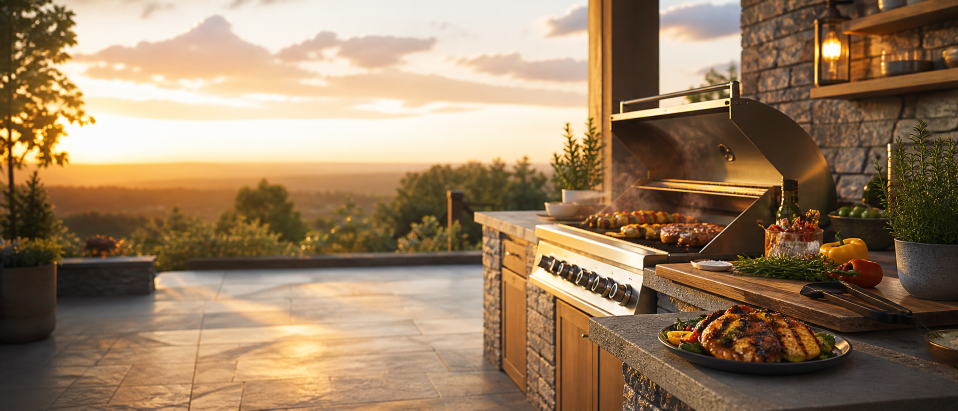
#> input picture hero-outdoor-kitchen.png, 1916 x 821 px (shown at 1/2 size); its folder holds 4 pictures in this run
$ python optimize_images.py .
#> lines starting #> are read from the running program, lines starting #| are printed output that depends on the picture
from __future__ import annotations

import argparse
import shutil
import zipfile
from pathlib import Path
from PIL import Image, ImageOps

SUPPORTED_EXTENSIONS = {".jpg", ".jpeg", ".png", ".webp"}


def ensure_rgb_for_jpeg(img: Image.Image) -> Image.Image:
    if img.mode in ("RGBA", "LA", "P"):
        background = Image.new("RGB", img.size, (255, 255, 255))
        alpha = img.convert("RGBA")
        background.paste(alpha, mask=alpha.split()[-1])
        return background
    if img.mode != "RGB":
        return img.convert("RGB")
    return img


def resize_image(img: Image.Image, max_size: tuple[int, int]) -> Image.Image:
    img = ImageOps.exif_transpose(img)
    resized = img.copy()
    resized.thumbnail(max_size, Image.Resampling.LANCZOS)
    return resized


def optimize_image(
    src_file: Path,
    src_root: Path,
    dst_root: Path,
    max_width: int,
    max_height: int,
    jpeg_quality: int,
    webp_quality: int,
    png_compress_level: int,
    keep_metadata: bool,
) -> tuple[float, float]:
#> called with max_width = 1400, max_height = 1400, jpeg_quality = 72, webp_quality = 70, png_compress_level = 9, keep_metadata = False
    relative_path = src_file.relative_to(src_root)
    dst_file = dst_root / relative_path
    dst_file.parent.mkdir(parents=True, exist_ok=True)

    with Image.open(src_file) as img:
#> img is the input picture: PIL image 1916x821 RGB; mean R, G, B 152.6, 126.3, 97.1
        original_format = (img.format or src_file.suffix.replace(".", "")).upper()
#> original_format = 'PNG'
        img = resize_image(img, (max_width, max_height))
#> in resize_image, `resized.thumbnail(max_size, Image.Resampling.LANCZOS)`:
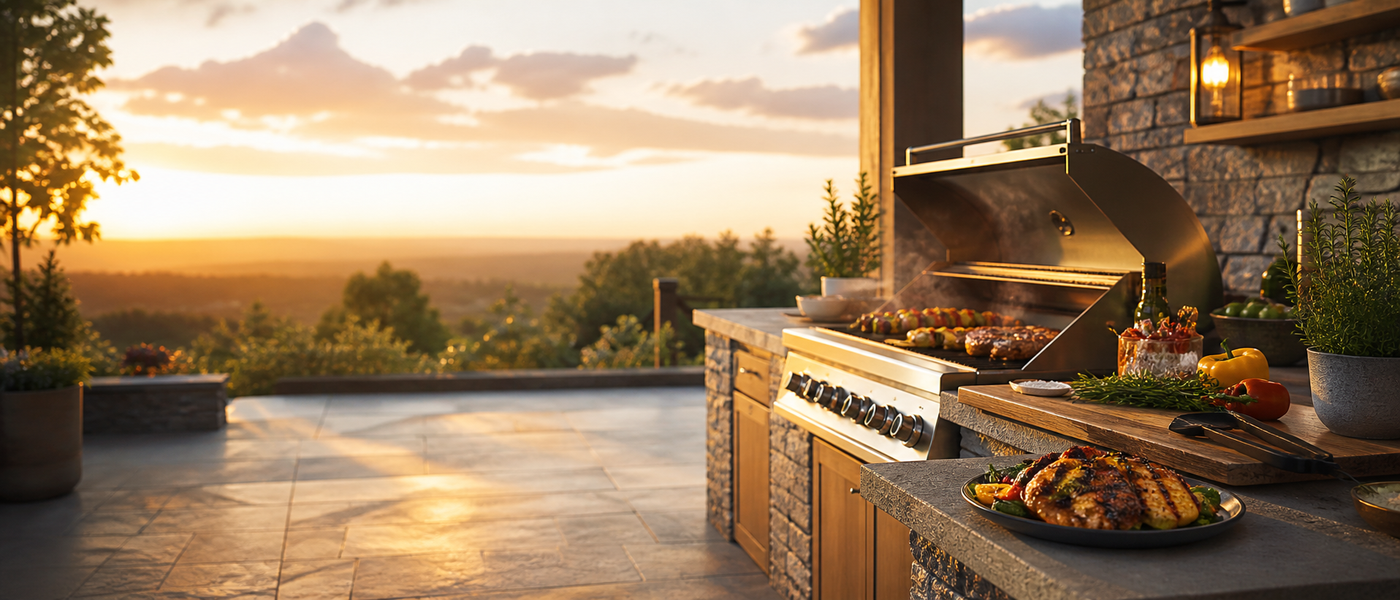
#> resized: PIL image 1400x600 RGB; mean R, G, B 152.6, 126.3, 97.1

        save_kwargs = {}
        if keep_metadata:
            exif = img.info.get("exif")
            if exif:
                save_kwargs["exif"] = exif

        ext = src_file.suffix.lower()

        if ext in {".jpg", ".jpeg"}:
            img = ensure_rgb_for_jpeg(img)
            img.save(
                dst_file,
                format="JPEG",
                quality=jpeg_quality,
                optimize=True,
                progressive=True,
                **save_kwargs,
            )

        elif ext == ".png":
            if img.mode not in ("RGB", "RGBA", "L", "LA", "P"):
                img = img.convert("RGBA")
            img.save(
                dst_file,
                format="PNG",
                optimize=True,
                compress_level=png_compress_level,
                **save_kwargs,
            )

        elif ext == ".webp":
            if img.mode not in ("RGB", "RGBA"):
                img = img.convert("RGBA" if "A" in img.mode else "RGB")
            img.save(
                dst_file,
                format="WEBP",
                quality=webp_quality,
                method=6,
                **save_kwargs,
            )

        else:
            img.save(dst_file, format=original_format, **save_kwargs)

    old_size_kb = src_file.stat().st_size / 1024
    new_size_kb = dst_file.stat().st_size / 1024
    return old_size_kb, new_size_kb


def create_zip_from_folder(folder: Path, zip_path: Path) -> None:
    with zipfile.ZipFile(zip_path, "w", compression=zipfile.ZIP_DEFLATED) as zf:
        for file_path in folder.rglob("*"):
            if file_path.is_file():
                zf.write(file_path, file_path.relative_to(folder))


def main() -> None:
    parser = argparse.ArgumentParser(
        description="Optimiert Bilder für Web und kann optional Originale überschreiben oder ZIP erstellen."
    )
    parser.add_argument("input_dir", help="Eingabeordner mit Bildern")
    parser.add_argument(
        "--output-dir",
        default=None,
        help="Ausgabeordner für optimierte Bilder. Standard: <input>_optimized",
    )
    parser.add_argument(
        "--overwrite",
        action="store_true",
        help="Optimierte Bilder am Ende in den Originalordner zurückkopieren",
    )
    parser.add_argument(
        "--backup",
        action="store_true",
        help="Vor dem Überschreiben eine Sicherung des Originalordners anlegen",
    )
    parser.add_argument(
        "--zip",
        action="store_true",
        help="Zusätzlich eine ZIP-Datei mit den optimierten Bildern erstellen",
    )
    parser.add_argument(
        "--zip-name",
        default=None,
        help="Name/Pfad der ZIP-Datei. Standard: <output_dir>.zip",
    )
    parser.add_argument("--max-width", type=int, default=1400)
    parser.add_argument("--max-height", type=int, default=1400)
    parser.add_argument("--jpeg-quality", type=int, default=72)
    parser.add_argument("--webp-quality", type=int, default=70)
    parser.add_argument("--png-compress-level", type=int, default=9)
    parser.add_argument(
        "--keep-metadata",
        action="store_true",
        help="EXIF-Metadaten behalten",
    )

    args = parser.parse_args()

    input_dir = Path(args.input_dir).resolve()
    if not input_dir.exists() or not input_dir.is_dir():
        raise SystemExit(f"Eingabeordner nicht gefunden: {input_dir}")

    output_dir = (
        Path(args.output_dir).resolve()
        if args.output_dir
        else input_dir.parent / f"{input_dir.name}_optimized"
    )

    files = [
        p for p in input_dir.rglob("*")
        if p.is_file() and p.suffix.lower() in SUPPORTED_EXTENSIONS
    ]

    if not files:
        raise SystemExit("Keine unterstützten Bilddateien gefunden.")

    print(f"Starte Optimierung von {len(files)} Bilddatei(en)...")
    print(f"Quelle: {input_dir}")
    print(f"Ziel:   {output_dir}")
    print("-" * 70)

    total_old = 0.0
    total_new = 0.0
    ok = 0
    failed = 0

    for file_path in files:
        rel = file_path.relative_to(input_dir)
        try:
            old_kb, new_kb = optimize_image(
                src_file=file_path,
                src_root=input_dir,
                dst_root=output_dir,
                max_width=args.max_width,
                max_height=args.max_height,
                jpeg_quality=args.jpeg_quality,
                webp_quality=args.webp_quality,
                png_compress_level=args.png_compress_level,
                keep_metadata=args.keep_metadata,
            )
            total_old += old_kb
            total_new += new_kb
            ok += 1
            print(f"[OK] {rel} | {old_kb:.1f} KB -> {new_kb:.1f} KB")
        except Exception as e:
            failed += 1
            print(f"[FEHLER] {rel}: {e}")

    print("-" * 70)
    print(f"Fertig. Erfolgreich: {ok}, Fehler: {failed}")
    print(f"Gesamt: {total_old/1024:.2f} MB -> {total_new/1024:.2f} MB")
    print(f"Ersparnis: {(total_old-total_new)/1024:.2f} MB")

    if args.overwrite:
        if args.backup:
            backup_dir = input_dir.parent / f"{input_dir.name}_backup"
            if backup_dir.exists():
                shutil.rmtree(backup_dir)
            shutil.copytree(input_dir, backup_dir)
            print(f"[BACKUP] Originalordner gesichert nach: {backup_dir}")

        for optimized_file in output_dir.rglob("*"):
            if optimized_file.is_file():
                rel = optimized_file.relative_to(output_dir)
                target_file = input_dir / rel
                target_file.parent.mkdir(parents=True, exist_ok=True)
                shutil.copy2(optimized_file, target_file)

        print(f"[OVERWRITE] Optimierte Bilder in Originalordner zurückkopiert: {input_dir}")

    if args.zip:
        zip_path = (
            Path(args.zip_name).resolve()
            if args.zip_name
            else output_dir.parent / f"{output_dir.name}.zip"
        )
        create_zip_from_folder(output_dir, zip_path)
        print(f"[ZIP] Erstellt: {zip_path}")


if __name__ == "__main__":
    main()
